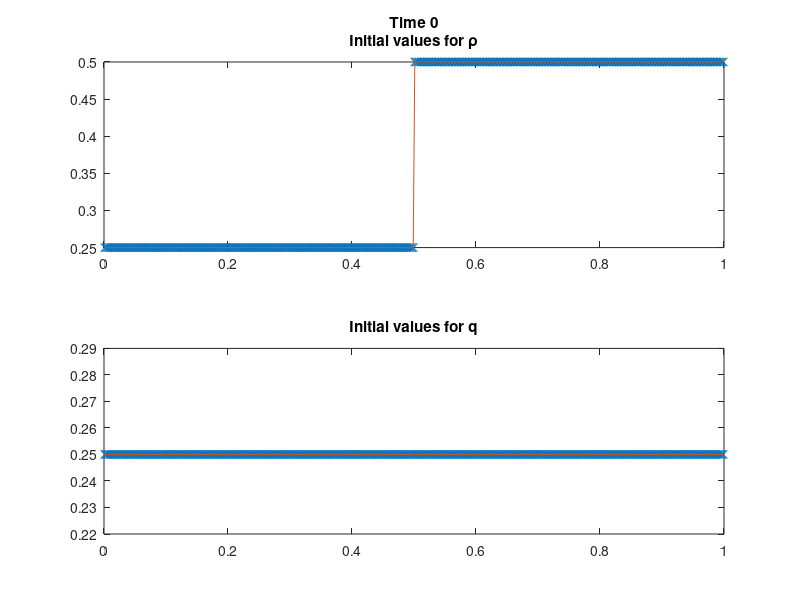

Reproduce this figure in MATLAB. (Note: this script raises an error after producing the figure.)

H = 1;
%number of cells
N = 400;
a = 0;
b = 1;
dx = (b-a)/N;
t = 0;

x = (a+dx/2:dx:b-dx/2);
xrieman = x-1/2;

ql = 1/4;
qr = 1/4;
pl = 1/4;
pr = 1/2;
u0 = ones(2,N);
u0(1,1:200) = pl*u0(1,1:200);
u0(2,1:200) = ql*u0(2,1:200);
u0(1,201:N) = pr*u0(1,201:N);
u0(2,201:N) = qr*u0(2,201:N);

figure
plot_p = subplot(2,1,1);
plot(plot_p,x,u0(1,:),'x');
hold on
plot(plot_p,x,u0(1,:),'-');
hold off
title(plot_p,{['Time ',num2str(t)];'Initial values for \rho'});
plot_q = subplot(2,1,2);
plot(plot_q,x,u0(2,:),'x');
hold on
plot(plot_q,x,u0(2,:),'-');
title(plot_q,'Initial values for q');
axis([plot_p,plot_q],[a b 0 0.6]);
hold off
pause

dt = get_dt(H,u0,dx);
u = godunovStep(u0,dt,dx,H);
for i = 1:N
    
    t = t+dt;
    analyticalU = analyticalSolutionValue(t,[pl;ql],[pr;qr],H,xrieman);
    plot_p = subplot(2,1,1);
    plot(plot_p,x,u(1,:),'x');
    hold on
    plot(plot_p,x,analyticalU(1,:),'-');
    hold off
    title(['t = ',num2str(t)]);
    title(plot_p,{['Time ',num2str(t)];'Values for \rho'})
    plot_q = subplot(2,1,2);
    plot(plot_q,x,u(2,:),'x');
    hold on
    plot(plot_q,x,analyticalU(2,:),'-');
    hold off
    title(plot_q,'Values for q')
    axis([plot_p,plot_q],[a b 0 0.6])
    
    pause(dt);
    
    dt = get_dt(H,u,dx);
    u = godunovStep(u,dt,dx,H);
    
end
    
